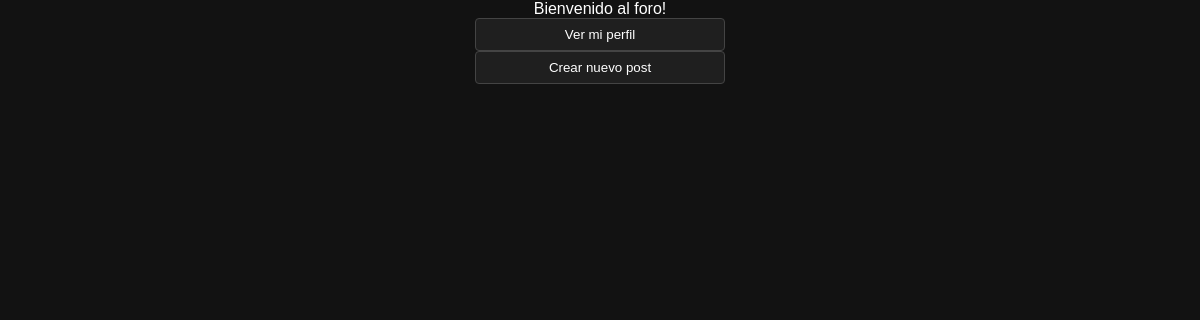
The page /test/principal/feed.php on the database as committed earlier.
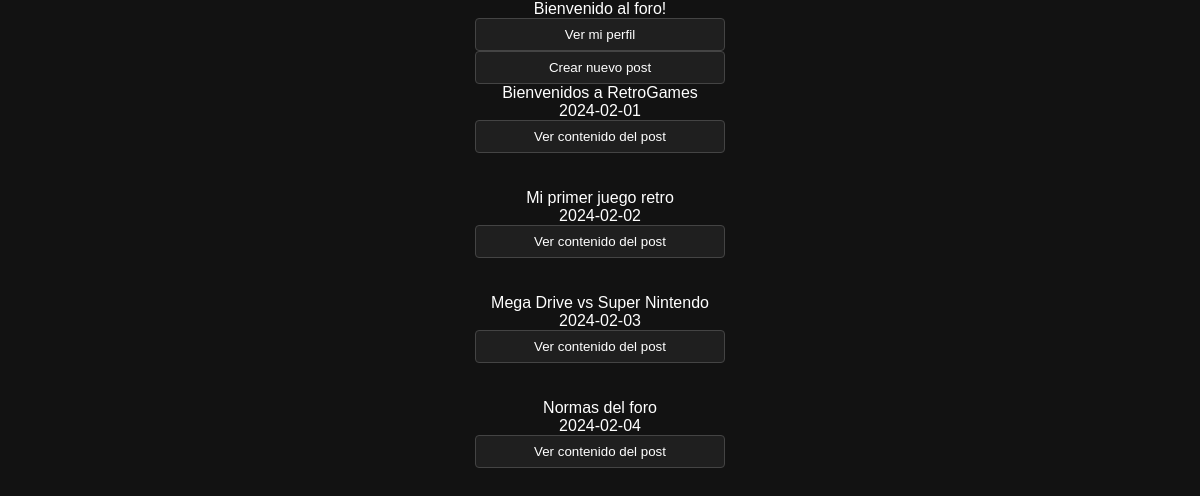
The same page on the database as committed later.
### tables this page shows
CREATE TABLE posts(
    id INT AUTO_INCREMENT PRIMARY KEY,
    titulo VARCHAR(100) NOT NULL, 
    usuario VARCHAR(100) NOT NULL, 
    fecha DATE NOT NULL,
    texto text NOT NULL,
    imagenes TEXT NOT NULL

);

### test/principal/feed.php (the view, shortened to what this page needs)
<?php
require_once '../recursos/funciones.php';
cabecera_html();
cuerpo_html();
function iniciar(){
    formulario_btn_vuelve_perfil();
    formulario_btn_ir_a_crear_post();
    muestra_posts();
}
function muestra_posts(){
    $conexion = mysqli_connect('10.5.0.5','root','','foro',3306,'');
    $sql = "SELECT * FROM posts;";
    $resultado = mysqli_query($conexion, $sql);
    while ($fila = mysqli_fetch_assoc($resultado)) {
        $idpost=$fila['id'];
        echo " ".$fila['titulo']."<br>";
        echo ($fila['fecha']);
        formulario_ir_a_ver_post($idpost);
        echo ("<br> <br>");
    }
}
function formulario_ir_a_ver_post($idpost){
    ?>
    <form action="post.php" method="get">
        <input type="submit" name="btn_enviar_de_feed_a_post" value="Ver contenido del post">
    </form>
    <?php
}
function cabecera_html(){
    ?>
        <!DOCTYPE html>
    <html lang="en">
    <head>
        <link rel="stylesheet" href="../css/base.css">
    </head>
    <body>
    <?php
}
function cuerpo_html(){
    ?>
    <body>
        <div>Bienvenido al foro!</div>
    <?php
    iniciar();
    ?>
    <br><br>
    </body>
    </html>
    <?php
}

### test/recursos/funciones.php (shortened to what this page needs)
<?php
function formulario_btn_vuelve_perfil(){
    ?>
     <form action="perfil.php" method="post">
        <input type="submit" name="btn-profile" value="Ver mi perfil">
    </form>
    <?php
}
    ?>
    <?php
function formulario_btn_ir_a_crear_post(){
    ?>
     <form action="creapost.php" method="post">
        <input type="submit" name="btn_ir_a_crear_post" value="Crear nuevo post">
    </form>
    <?php
}
    ?>

### test/css/base.css (style rules this page uses)
body { margin: 0; font-family: Arial, Helvetica, sans-serif; background-color: #121212; color: #ffffff; text-align: center; }
input, textarea { background-color: #1f1f1f; border: 1px solid #444; color: white; padding: 8px; border-radius: 4px; width: 250px; }

Rows that differ between the two databases and show on the page:
added posts: titulo "Bienvenidos a RetroGames", fecha "2024-02-01"
added posts: titulo "Mi primer juego retro", fecha "2024-02-02"
added posts: titulo "Mega Drive vs Super Nintendo", fecha "2024-02-03"
added posts: titulo "Normas del foro", fecha "2024-02-04"
